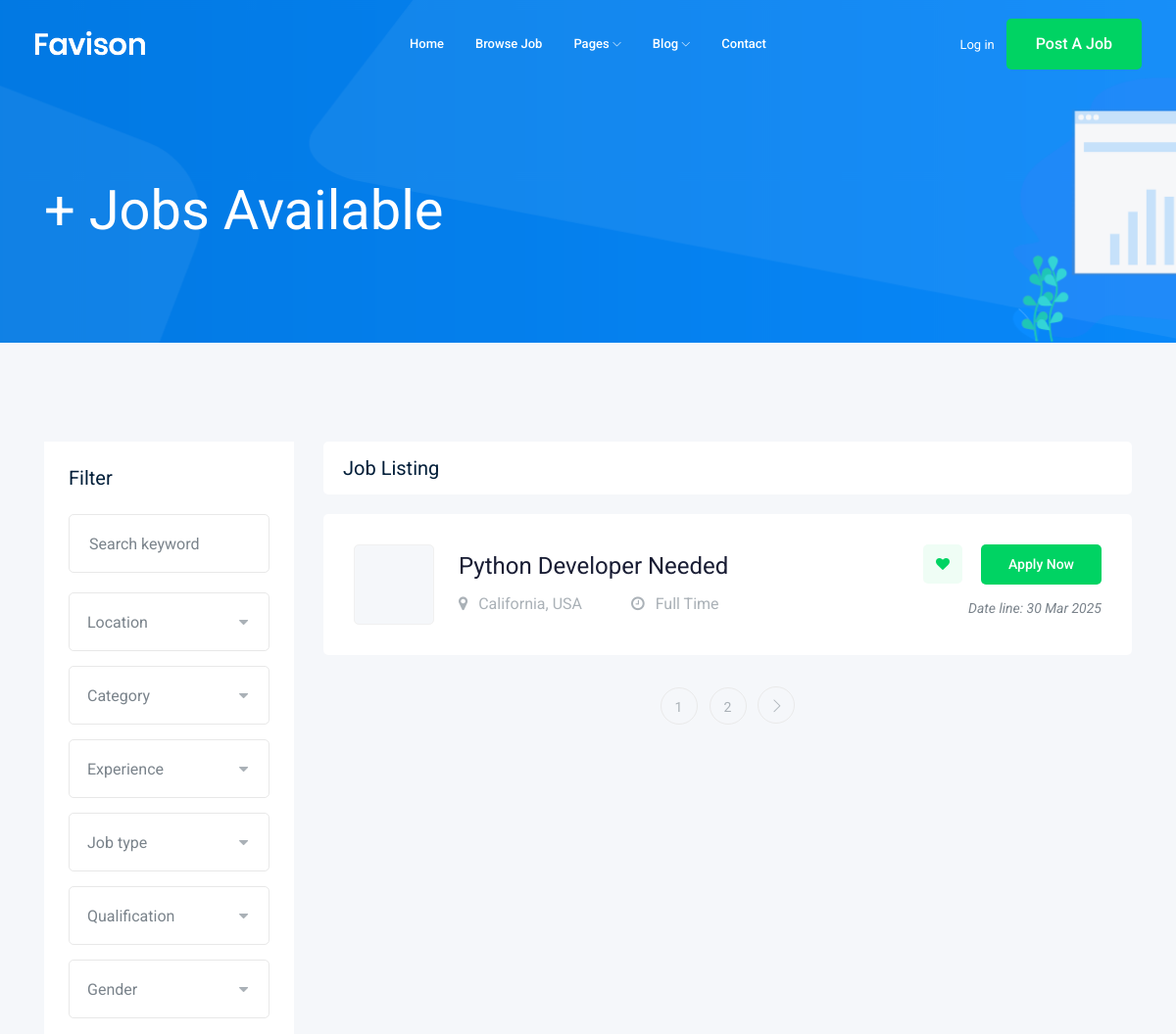
The page /jobs/ (upper part) on the database as committed earlier.
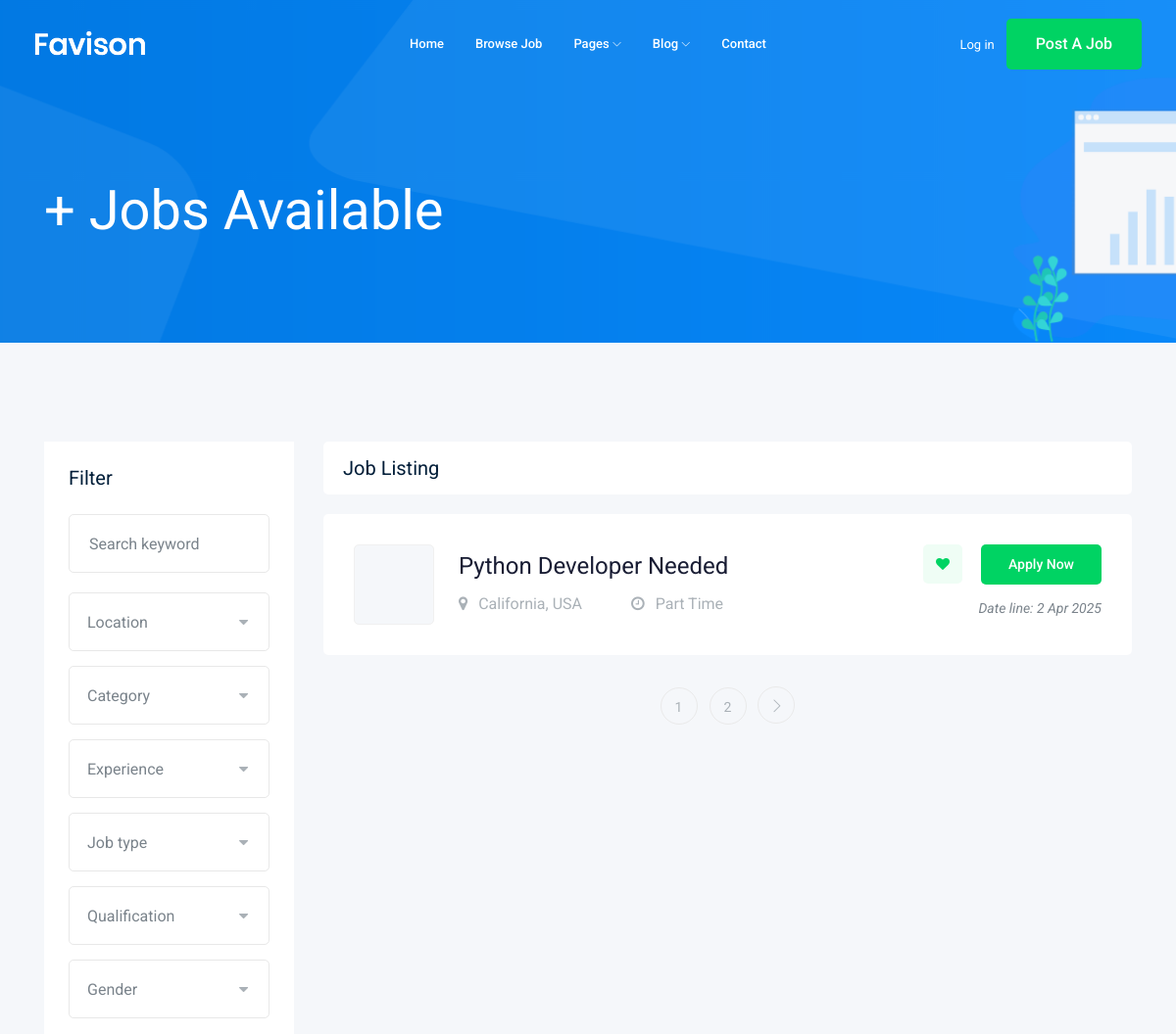
The same page on the database as committed later.
### job/models.py (models this page shows, shortened)
class Job(models.Model): # table
    title = models.CharField(max_length=100) # column
    job_type = models.CharField(max_length=20, choices=JOB_TYPE)
    description = models.TextField(max_length=1000)
    published_at = models.DateTimeField(auto_now=True)
    vacancy = models.IntegerField(default=1)
    salary = models.IntegerField(default=0)
    experience = models.IntegerField(default=1)
    category = models.ForeignKey('Category', on_delete=models.CASCADE)
    image = models.ImageField(upload_to=image_upload)
    slug = models.SlugField(null=True, blank=True)
    def __str__(self):
        return self.title

### job/views.py (the view)
# urls.py: path('', views.job_list),
def job_list(request):
    job_list = Job.objects.all()
    paginator = Paginator(job_list, 1)  # Show 1 contact per page.
    page_number = request.GET.get("page")
    page_obj = paginator.get_page(page_number)
    context = {'jobs':page_obj}
    return render(request, 'job/job_list.html', context)

### job/templates/job/job_list.html (shortened to what this page needs)
{% extends 'base.html' %}
{% block body %}
<div class="bradcam_area bradcam_bg_1">
    <div class="container">
        <div class="row">
            <div class="col-xl-12">
                <div class="bradcam_text">
                    <h3>{{jobs.count}}+ Jobs Available</h3>
                </div>
            </div>
        </div>
    </div>
</div>
<div class="job_listing_area plus_padding">
    <div class="container">
        <div class="row">
            <div class="col-lg-3">
                <div class="job_filter white-bg">
                    <div class="form_inner white-bg">
                        <h3>Filter</h3>
                        <form action="#">
                            <div class="row">
                                <div class="col-lg-12">
                                    <div class="single_field">
                                        <input type="text" placeholder="Search keyword">
                                    </div>
                                </div>
                                <div class="col-lg-12">
                                </div>
                                <div class="col-lg-12">
                                </div>
                                <div class="col-lg-12">
                                </div>
                                <div class="col-lg-12">
                                </div>
                                <div class="col-lg-12">
                                </div>
                                <div class="col-lg-12">
                                </div>
                            </div>
                        </form>
                    </div>
                </div>
            </div>
            <div class="col-lg-9">
                <div class="recent_joblist_wrap">
                    <div class="recent_joblist white-bg ">
                        <div class="row align-items-center">
                            <div class="col-md-6">
                                <h4>Job Listing</h4>
                            </div>
                        </div>
                    </div>
                </div>
                <div class="job_lists m-0">
                    <div class="row">
                        {% for job in jobs %}
                        <div class="col-lg-12 col-md-12">
                            <div class="single_jobs white-bg d-flex justify-content-between">
                                <div class="jobs_left d-flex align-items-center">
                                    <div class="thumb">
                                    </div>
                                    <div class="jobs_conetent">
                                        <a href="{% url 'jobs:job_detail' job.slug %}"><h4>{{job}}</h4></a>
                                        <div class="links_locat d-flex align-items-center">
                                            <div class="location">
                                                <p> <i class="fa fa-map-marker"></i> California, USA</p>
                                            </div>
                                            <div class="location">
                                                <p> <i class="fa fa-clock-o"></i> {{job.job_type}}</p>
                                            </div>
                                        </div>
                                    </div>
                                </div>
                                <div class="jobs_right">
                                    <div class="apply_now">
                                        <a class="heart_mark" href="#"> <i class="fa fa-heart"></i> </a>
                                        <a href="{% url 'jobs:job_detail' job.slug %}" class="boxed-btn3">Apply Now</a>
                                    </div>
                                    <div class="date">
                                        <p>Date line: {{job.published_at | date:'j M Y'}}</p>
                                    </div>
                                </div>
                            </div>
                        </div>
                        </div>
                        {% endfor %}
                        {% if jobs.has_other_pages %}
                            <div class="row">
                                <div class="col-lg-12">
                                    <div class="pagination_wrap">
                                        <ul>
                                            {% for i in jobs.paginator.page_range %}
                                                <li><a href="?page={{i}}"><span>{{i}}</span></a></li>
                                            {% endfor %}
                                            {% if jobs.has_next %}
                                                <li><a href="?page={{jobs.next_page_number}}"> <i class="ti-angle-right"></i> </a></li>
                                            {% endif %}
                                        </ul>
                                    </div>
                                </div>
                            </div>
                        {% endif %}
                    </div>
                </div>
            </div>
        </div>
    </div>
{% endblock body %}

### templates/base.html (shortened to what this page needs)
{% load static %}
<!doctype html>
<html class="no-js" lang="zxx">
<head>
    <link rel="stylesheet" href="{% static 'css/bootstrap.min.css' %}">
    <link rel="stylesheet" href="{% static 'css/owl.carousel.min.css' %}">
    <link rel="stylesheet" href="{% static 'css/magnific-popup.css' %}">
    <link rel="stylesheet" href="{% static 'css/font-awesome.min.css' %}">
    <link rel="stylesheet" href="{% static 'css/themify-icons.css' %}">
    <link rel="stylesheet" href="{% static 'css/nice-select.css' %}">
    <link rel="stylesheet" href="{% static 'css/flaticon.css' %}">
    <link rel="stylesheet" href="{% static 'css/jquery-ui.css' %}">
    <link rel="stylesheet" href="{% static 'css/gijgo.css' %}">
    <link rel="stylesheet" href="{% static 'css/animate.min.css' %}">
    <link rel="stylesheet" href="{% static 'css/slicknav.css' %}">
    <link rel="stylesheet" href="{% static 'css/style.css' %}">
</head>
<body>
    <header>
        <div class="header-area ">
            <div id="sticky-header" class="main-header-area">
                <div class="container-fluid ">
                    <div class="header_bottom_border">
                        <div class="row align-items-center">
                            <div class="col-xl-3 col-lg-2">
                                <div class="logo">
                                    <a href="index.html">
                                        <img src="img/logo.png" alt="">
                                    </a>
                                </div>
                            </div>
                            <div class="col-xl-6 col-lg-7">
                                <div class="main-menu  d-none d-lg-block">
                                    <nav>
                                        <ul id="navigation">
                                            <li><a href="index.html">home</a></li>
                                            <li><a href="jobs.html">Browse Job</a></li>
                                            <li><a href="#">pages <i class="ti-angle-down"></i></a>
                                            </li>
                                            <li><a href="#">blog <i class="ti-angle-down"></i></a>
                                            </li>
                                            <li><a href="contact.html">Contact</a></li>
                                        </ul>
                                    </nav>
                                </div>
                            </div>
                            <div class="col-xl-3 col-lg-3 d-none d-lg-block">
                                <div class="Appointment">
                                    <div class="phone_num d-none d-xl-block">
                                        <a href="#">Log in</a>
                                    </div>
                                    <div class="d-none d-lg-block">
                                        <a class="boxed-btn3" href="#">Post a Job</a>
                                    </div>
                                </div>
                            </div>
                            <div class="col-12">
                            </div>
                        </div>
                    </div>
                </div>
            </div>
        </div>
    </header>
    {% block body %}
    {% endblock body %}
</body>
</html>

Rows that differ between the two databases and show on the page:
changed Job "Python Developer Needed": job_type "Full Time" → "Part Time"; published_at "30 Mar 2025" → "2 Apr 2025"
